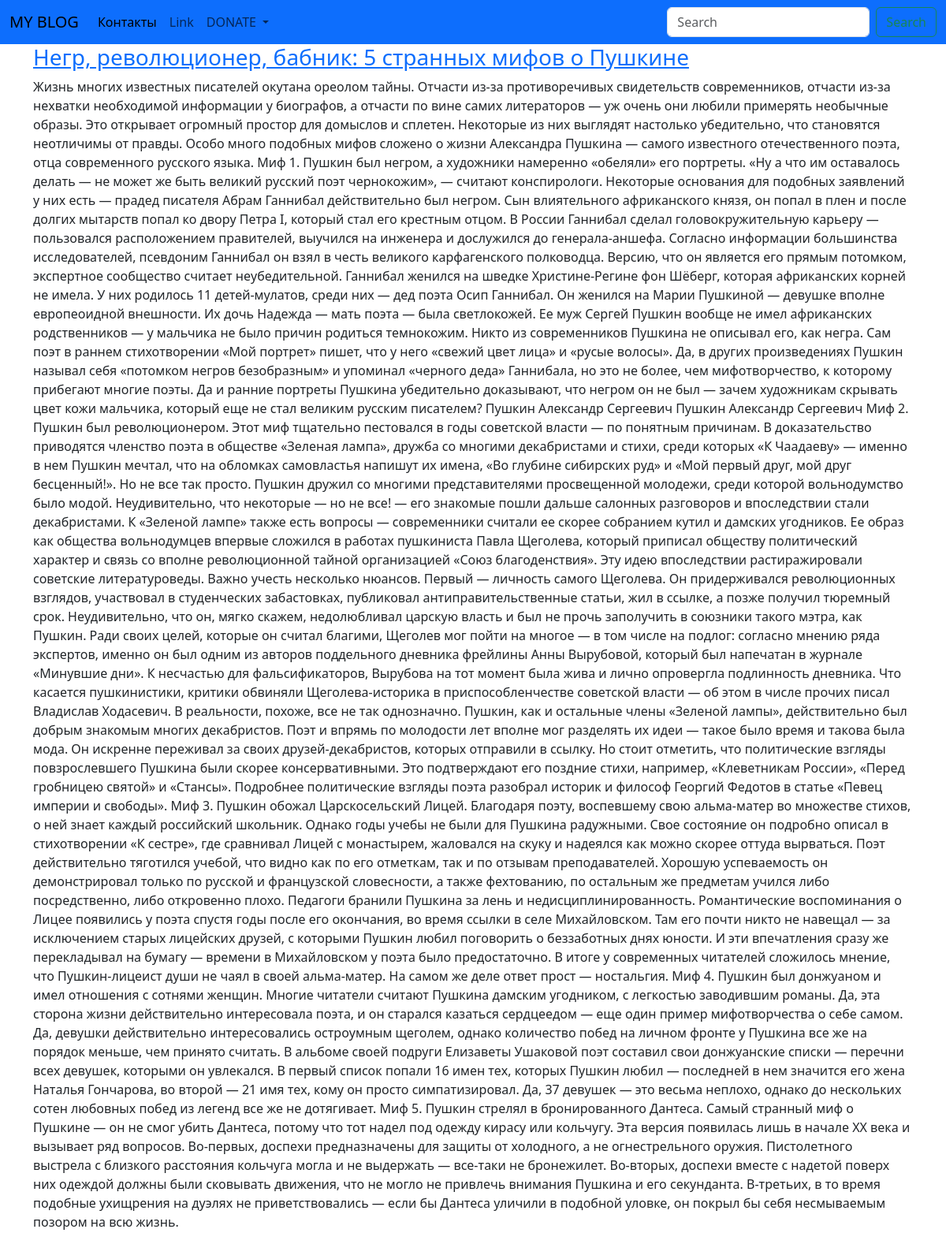
The page / on the database its author committed.
### articles/models.py (models this page shows)
class Articles(models.Model):
  author = models.ForeignKey('auth.User', on_delete=models.CASCADE)
  title = models.CharField(max_length=50)
  body = models.TextField()

### articles/views.py (the view)
# urls.py: path('', views.ArticleListView.as_view(), name='home'),
class ArticleListView(ListView):
 model = Articles
 template_name = 'index.html'

### templates/index.html (shortened to what this page needs)
{% load static %}
<!doctype html>
<html lang="en">
  <head>
    <link
      href="https://cdn.jsdelivr.net/npm/bootstrap@5.3.8/dist/css/bootstrap.min.css"
      rel="stylesheet"
    />
  </head>
  <body>
    <header>
      <nav class="navbar navbar-expand-lg bg-primary">
        <div class="container-fluid">
          <a class="navbar-brand" href="#">MY BLOG</a>
          <div class="collapse navbar-collapse" id="navbarSupportedContent">
            <ul class="navbar-nav me-auto mb-2 mb-lg-0">
              <li class="nav-item">
                <a
                  class="nav-link active"
                  aria-current="page"
                  href="{% url 'contacts' %}"
                  >Контакты</a
                >
              </li>
              <li class="nav-item">
                <a class="nav-link" href="#">Link</a>
              </li>
              <li class="nav-item dropdown">
                <a
                  class="nav-link dropdown-toggle"
                  href="#"
                  role="button"
                  data-bs-toggle="dropdown"
                  aria-expanded="false"
                >
                  DONATE
                </a>
              </li>
            </ul>
            <form class="d-flex" role="search">
              <input
                class="form-control me-2"
                type="search"
                placeholder="Search"
                aria-label="Search"
              />
              <button class="btn btn-outline-success" type="submit">
              </button>
            </form>
          </div>
        </div>
      </nav>
    </header>
    <div class="container">
      {% block content %} {% for el in object_list %}
      <div class="article">
        <h3 class="subtitle">
          <a href="{% url 'detail' el.pk %}">{{el.title}}</a>
        </h3>
        <p class="text-body">{{el.body}}</p>
      </div>
      {% endfor %} {% endblock content %}
    </div>
    <link
      href="https://cdn.jsdelivr.net/npm/bootstrap@5.3.8/dist/css/bootstrap.min.css"
      rel="stylesheet"
    />
  </body>
</html>

### rows shown on the page
Articles: title "Негр, революционер, бабник: 5 странных мифов о Пушкине", body "Жизнь многих известных писателей окутана ореолом тайны. Отчасти из‑за противоречивых свидетельств современников, отчасти из‑за нехватки необходимой информации у биографов, а отчасти по вине самих литераторов — уж очень они любили примерять необычные образы. Это открывает огромный простор для домыслов и сплетен. Некоторые из них выглядят настолько убедительно, что становятся неотличимы от правды. Особо много подобных мифов сложено о жизни Александра Пушкина — самого известного отечественного поэта, отца современного русского языка. Миф 1. Пушкин был негром, а художники намеренно «обеляли» его портреты. «Ну а что им оставалось делать — не может же быть великий русский поэт чернокожим», —…"
